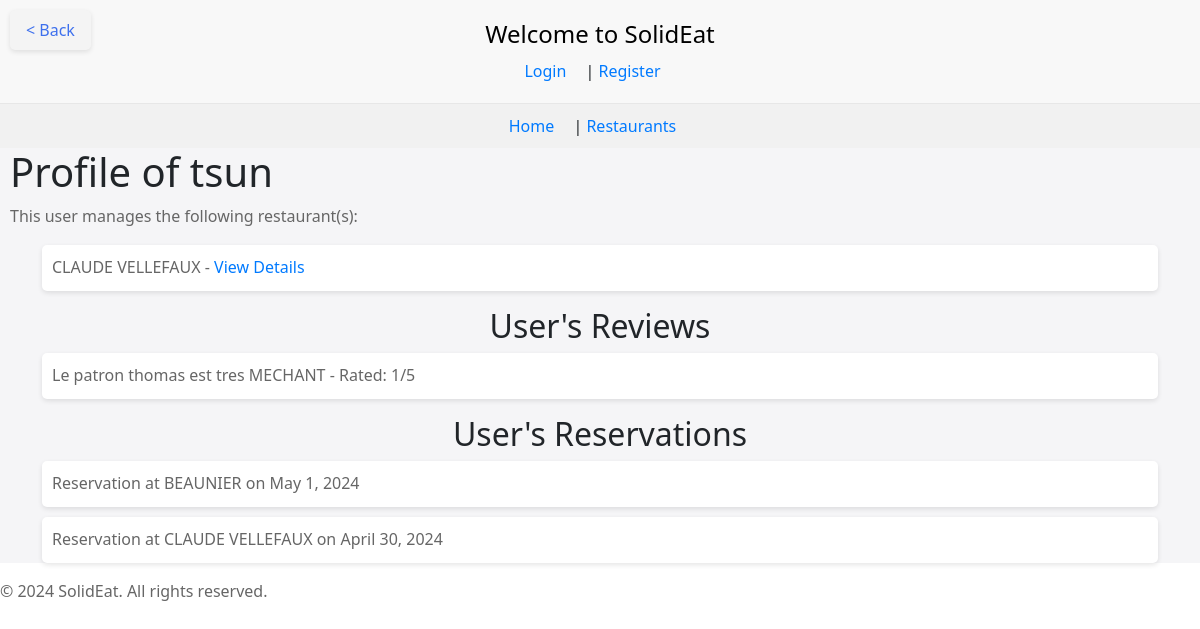
The app's page /booking/user/3/, older data.
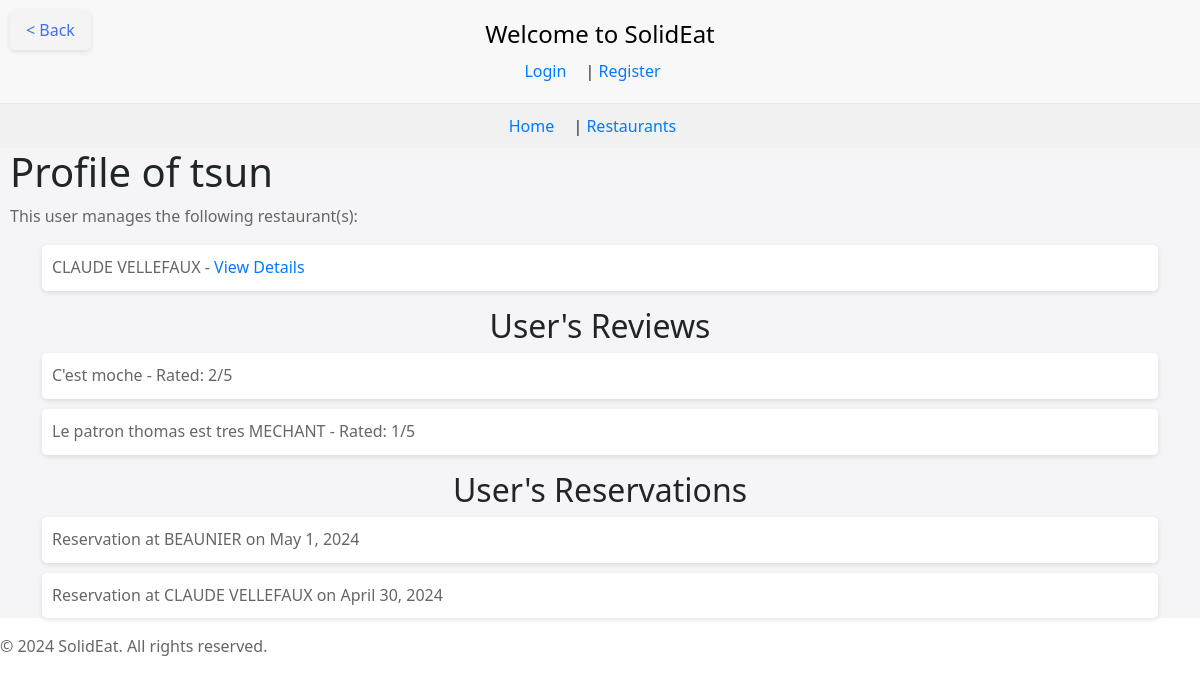
The same page, newer data.
### booking/models.py (models this page shows, shortened)
class Restaurant(models.Model):
    manager = models.ForeignKey(
        User,
        on_delete=models.SET_NULL,  # Corrected from on_related to on_delete
        null=True,
        blank=True,
        related_name='managed_restaurants'
    )
    TYPE_CHOICES = (
        ('S', 'Solidaire'),  # 'S' for Solidaire
        ('E', 'Economique'),  # 'E' for Economique
    )
    code = models.CharField(max_length=10)
    name = models.CharField(max_length=255)
    address = models.CharField(max_length=255)
    city = models.CharField(max_length=100)
    tt = models.CharField(max_length=100)  # Assuming 'tt' is a coordinate in string format
    type = models.CharField(max_length=1, choices=(('S', 'Solidaire'), ('E', 'Economique')))
    capacity = models.IntegerField(default=0)  # Default capacity
    description = models.TextField(default="No description available")  # Default description

class Review(models.Model):
    restaurant = models.ForeignKey(Restaurant, on_delete=models.CASCADE, related_name='reviews')
    user = models.ForeignKey(settings.AUTH_USER_MODEL, on_delete=models.CASCADE, related_name='user_reviews')
    text = models.TextField()
    rating = models.IntegerField(default=0, choices=[(i, str(i)) for i in range(1, 6)])  # Rating from 1 to 5
    date_posted = models.DateTimeField(auto_now_add=True)

class Reservation(models.Model):
    user = models.ForeignKey(settings.AUTH_USER_MODEL, on_delete=models.CASCADE, related_name="reservations")
    restaurant = models.ForeignKey('Restaurant', on_delete=models.CASCADE)
    date = models.DateField()
    time = models.TimeField()
    number_of_people = models.IntegerField(default=1)
    special_requests = models.TextField(blank=True, null=True)
    is_active = models.BooleanField(default=True)  # Indicates if the reservation is active or cancelled

### booking/views.py (the view)
# urls.py: path('user/<int:user_id>/', user_profile_public, name='user_profile_public'),
def user_profile_public(request, user_id):
    profile_user = get_object_or_404(User, pk=user_id)
    reservations = Reservation.objects.filter(user=profile_user).order_by('-date')
    reviews = Review.objects.filter(user=profile_user).order_by('-date_posted')
    context = {
        'profile_user': profile_user,
        'reservations': reservations,
        'reviews': reviews,
        'today': date.today(),
    }
    return render(request, 'booking/user_profile_public.html', context)

### templates/booking/user_profile_public.html (shortened to what this page needs)
{% extends 'base.html' %}
{% block content %}
<a href="javascript:void(0);" onclick="history.back();" class="back-button">
    &lt; Back
</a>
<h1>Profile of {{ profile_user.username }}</h1>
{% if profile_user.is_manager %}
<p>This user manages the following restaurant(s):</p>
<ul>
    {% for restaurant in profile_user.managed_restaurants.all %}
    <li>{{ restaurant.name }} - <a href="{% url 'restaurant_detail' restaurant_id=restaurant.id %}">View Details</a></li>
    {% empty %}
    <li>No restaurants are managed by this user.</li>
    {% endfor %}
</ul>
{% else %}
<p>This user is not managing any restaurants.</p>
{% endif %}
<h2>User's Reviews</h2>
<ul>
    {% for review in reviews %}
    <li>{{ review.text }} - Rated: {{ review.rating }}/5</li>
    {% endfor %}
</ul>
<h2>User's Reservations</h2>
<ul>
    {% for reservation in reservations %}
    <li>Reservation at {{ reservation.restaurant.name }} on {{ reservation.date }}</li>
    {% endfor %}
</ul>
{% endblock %}

Row changes from the older to the newer data that the page shows:
added Review: text "C'est moche", rating "2"
